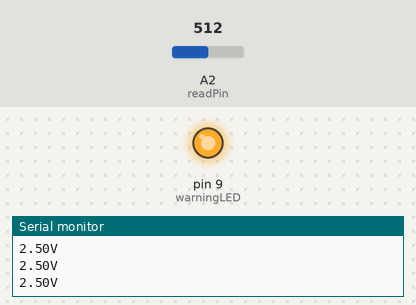
This sketch was run on a simulated Arduino Uno, built with avr-gcc and run on an emulated ATmega328P. Shown: output pins drawn as LEDs (lit = HIGH), the last lines printed to the serial monitor. The inputs (shaded band) are chosen by the test bench; at power-on: A2 (readPin) = 512.

Above: at 1.3 s.
1.4 s: A2 (readPin) set to 604
2.9 s: A2 (readPin) set to 624
At 3.4 s:
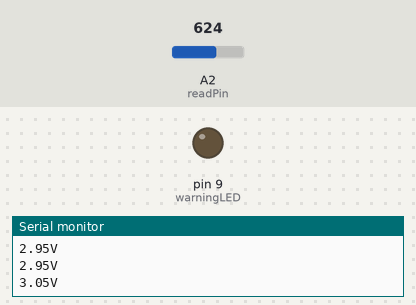
4.5 s: A2 (readPin) set to 511
At 5.7 s:
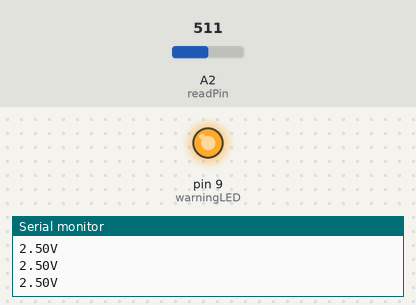
6.0 s: A2 (readPin) set to 428
7.5 s: A2 (readPin) set to 395
At 8.2 s:
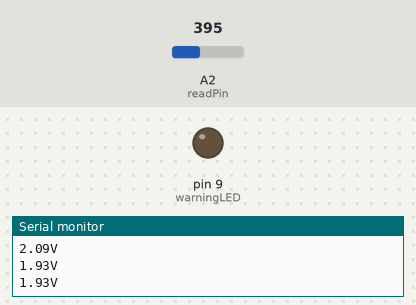
Timing chart, 0 to 10.0 s (numbered marks = the images above; inputs shaded):
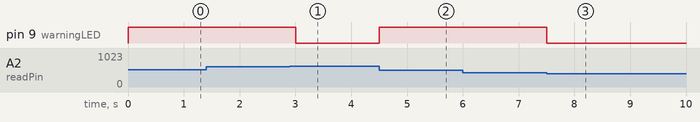

Measured:
- the behaviour switches between 613 and 614 on A2 (readPin) (found by bisection; images 0 and 1)
- the behaviour switches between 410 and 409 on A2 (readPin) (found by bisection; images 2 and 3)
- after the input at 2.9 s, pin 9 (warningLED): HIGH → LOW after 0.10 s
- after the input at 4.5 s, pin 9 (warningLED): LOW → HIGH at once
- after the input at 7.5 s, pin 9 (warningLED): HIGH → LOW at once

The sketch:

lesson_13_session.ino
```cpp
int readPin = A2;
float readVoltage = 0;
int readTimer = 500;
int warningLED = 9;

void setup() {
    pinMode(readPin, INPUT);
    pinMode(warningLED, OUTPUT);
    Serial.begin(9600);
}

void loop() {
    readVoltage = analogRead(readPin) * 5. / 1023.;
    Serial.println(String(readVoltage) + "V");
    if(readVoltage > 2. && readVoltage < 3.) {
        digitalWrite(warningLED, HIGH);
    } else {
        digitalWrite(warningLED, LOW);
    }
    delay(readTimer);
}
```
